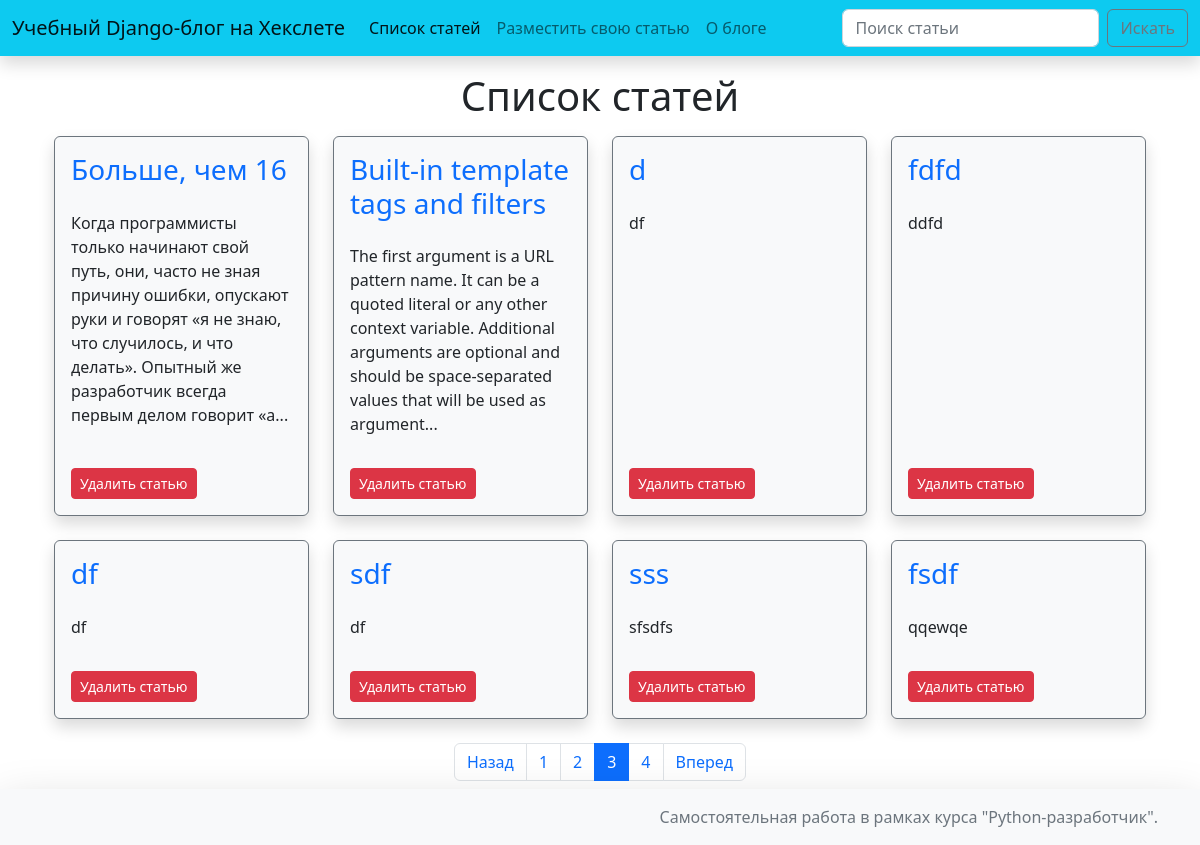
Before: /articles/?page=3 with the older database file.
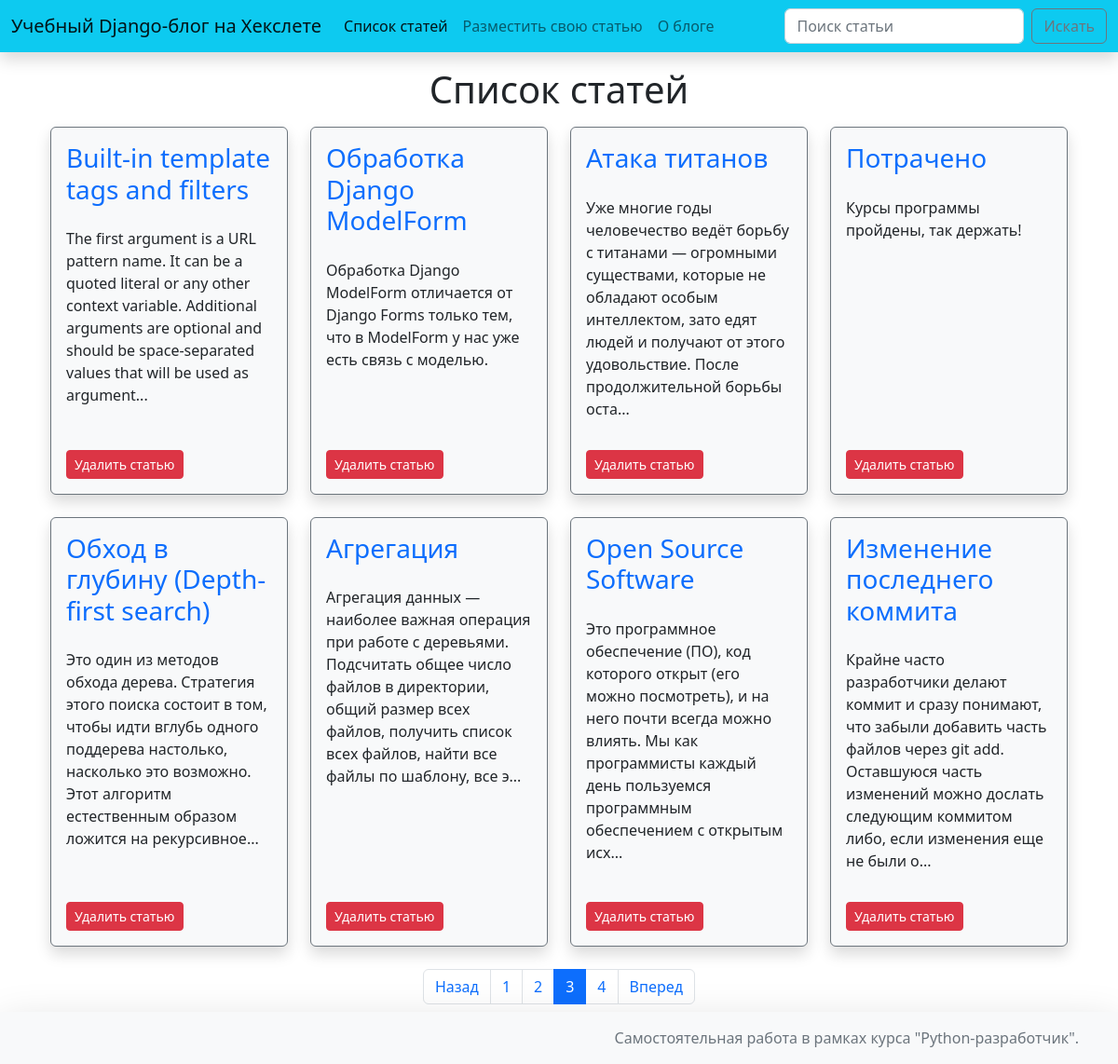
After: the same page with the newer database file.
### hexlet_django_blog/article/models.py (models this page shows, shortened)
class Article(models.Model):
    name = models.CharField(max_length=200)  # название статьи
    body = models.TextField()  # тело статьи
    timestamp = models.DateTimeField(auto_now_add=True)

### hexlet_django_blog/article/views.py (the view)
# urls.py: path('', views.IndexView.as_view(), name='articles'),
class IndexView(View):
    def get(self, request, *args, **kwargs):
        query = request.GET.get('q', '')
        page = int(request.GET.get('page', '1'))
        if query:
            articles = Article.objects.filter(Q(name__icontains=query))
        else:
            articles = Article.objects.all().order_by('id')
        articles_paginator = Paginator(articles, 8)
        return render(request, 'articles/index.html', context={
            'articles': articles_paginator.get_page(page),
            'query': query,
            'num_pages': articles_paginator.num_pages
        })

### hexlet_django_blog/templates/articles/index.html (shortened to what this page needs)
{% extends 'layout/default.html' %}
{% block article_list %}active{% endblock %}
{% block title %}Список статей{% endblock %}
{% block content %}
    <div class="container">
        <div class="row md-3">
            {% for article in articles %}
            <div class="col-12 col-md-4 col-lg-3 mb-4">
                <article class="border border-secondary rounded shadow bg-light h-100 d-flex flex-column bd-highlight p-2 mb-3" >
                    <div class="p-2 bd-highlight"><h3><a class="link-primary text-decoration-none" href="{% url 'article' article.id %}">{{ article.name }}</a></h3></div>
                    <div class="p-2 bd-highlight">{%if article.body|length > 200 %}{{ article.body|slice:":200" }}...{% else %}{{ article.body }}{% endif %}</div>
                    <div class="mt-auto p-2 bd-highlight">
                        <form action="{% url 'article_delete' article.id %}" method="post">
                        <button type="submit" class="btn btn-danger btn-sm">Удалить статью</button>
                        </form>
                    </div>
                </article>
            </div>
            {% endfor %}
        </div>
        {% if num_pages > 1 %}
        <div class="row">
            <div class="col">
                <nav>
                  <ul class="pagination justify-content-center">
                    <li class="page-item {% if not articles.has_previous %}disabled{% endif %}">
                      <a class="page-link" href="{% if articles.has_previous %}{% url 'articles' %}?page={{ articles.previous_page_number }}{% endif %}">Назад</a>
                    </li>
                        {% for page in articles.paginator.page_range %}
                          <li class="page-item {% if page == articles.number %}active{% endif %}">
                              {% if page > articles.number|add:'-3' and page < articles.number|add:'3' %}
                              <a class="page-link" href="{% url 'articles' %}?page={{ page }}">{{ page }}</a>
                              {% endif %}
                          </li>
                        {% endfor %}
                    <li class="page-item {% if not articles.has_next %}disabled{% endif %}">
                      <a class="page-link" href="{% if articles.has_next %}{% url 'articles' %}?page={{ articles.next_page_number }}{% endif %}">Вперед</a>
                    </li>
                  </ul>
                </nav>
            </div>
        </div>
        {% endif %}
    </div>
{% endblock %}

Changed rows visible on the page:
no longer on this page (row unchanged): Article: name "Больше, чем 16", body "Когда программисты только начинают свой путь, они, часто не зная причину ошибки, опускают руки и говорят «я не знаю, что случилось, и что делать». Опытный же разработчик всегда первым делом говорит «а"
removed Article: name "d", body "df"
removed Article: name "fdfd", body "ddfd"
removed Article: name "df", body "df"
removed Article: name "sdf", body "df"
removed Article: name "sss", body "sfsdfs"
removed Article: name "fsdf", body "qqewqe"
added Article: name "Обработка Django ModelForm", body "Обработка Django ModelForm отличается от Django Forms только тем, что в ModelForm у нас уже есть связь с моделью."
added Article: name "Атака титанов", body "Уже многие годы человечество ведёт борьбу с титанами — огромными существами, которые не обладают особым интеллектом, зато едят людей и получают от этого удовольствие. После продолжительной борьбы оста"
added Article: name "Потрачено", body "Курсы программы пройдены, так держать!"
added Article: name "Обход в глубину (Depth-first search)", body "Это один из методов обхода дерева. Стратегия этого поиска состоит в том, чтобы идти вглубь одного поддерева настолько, насколько это возможно. Этот алгоритм естественным образом ложится на рекурсивное"
added Article: name "Агрегация", body "Агрегация данных — наиболее важная операция при работе с деревьями. Подсчитать общее число файлов в директории, общий размер всех файлов, получить список всех файлов, найти все файлы по шаблону, все э"
added Article: name "Open Source Software", body "Это программное обеспечение (ПО), код которого открыт (его можно посмотреть), и на него почти всегда можно влиять. Мы как программисты каждый день пользуемся программным обеспечением с открытым исх"
added Article: name "Изменение последнего коммита", body "Крайне часто разработчики делают коммит и сразу понимают, что забыли добавить часть файлов через git add. Оставшуюся часть изменений можно дослать следующим коммитом либо, если изменения еще не были о"
